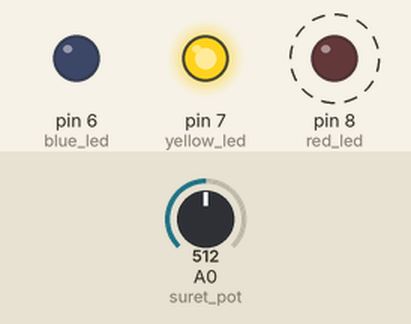
Recording of a sketch running on a simulated Arduino Uno, built with avr-gcc and run on an emulated ATmega328P. On the bench: output pins drawn as LEDs (lit = HIGH). Dashed ring = blinking. The test bench sets the inputs (shaded band); at power-on: A0 (suret_pot) = 512.

Above: at 2.3 s.
2.4 s: A0 (suret_pot) set to 122
At 3.12 s:
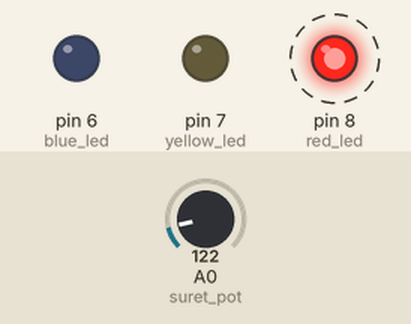
At 3.8 s:
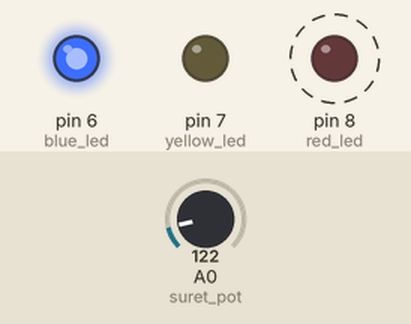
5.9 s: A0 (suret_pot) set to 0
At 6.69 s:
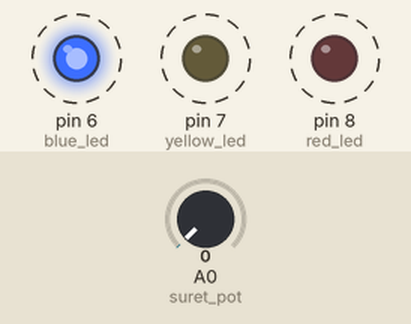
Timing chart, 0 to 15.4 s (numbered marks = the images above; inputs shaded):
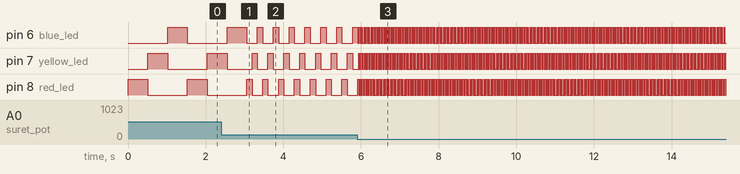

The sketch:

led_hiz_kontrol.ino
```cpp
#define suret_pot A0
#define red_led 8
#define yellow_led 7
#define blue_led 6

int sure;

void setup() {
  pinMode(red_led,OUTPUT);
  pinMode(yellow_led,OUTPUT);
  pinMode(blue_led,OUTPUT);


}

void loop() {
  sure = analogRead(suret_pot);
  sure = map(sure,0,1023,20,1000);
  digitalWrite(red_led,HIGH);
  delay(sure);
  digitalWrite(red_led,LOW);
  digitalWrite(yellow_led,HIGH);
  delay(sure);
  digitalWrite(yellow_led,LOW);
  digitalWrite(blue_led,HIGH);
  delay(sure);
  digitalWrite(blue_led,LOW);

}
```

Measured:
- after the input at 2.4 s, pin 8 (red_led): alternates HIGH for 0.14 s and LOW for 0.27 s, starting after 0.80 s
- after the input at 5.9 s, pin 6 (blue_led): alternates HIGH for 0.02 s and LOW for 0.04 s, starting after 0.06 s; pin 7 (yellow_led), pin 8 (red_led): alternates HIGH for 0.02 s and LOW for 0.04 s, starting at once
- by itself, pin 6 (blue_led): repeats every 0.41 s: LOW 0.27 s, HIGH 0.14 s
- by itself, pin 7 (yellow_led): repeats every 0.41 s: HIGH 0.14 s, LOW 0.27 s
- by itself, pin 8 (red_led): alternates HIGH for 0.51 s and LOW for 1.0 s
